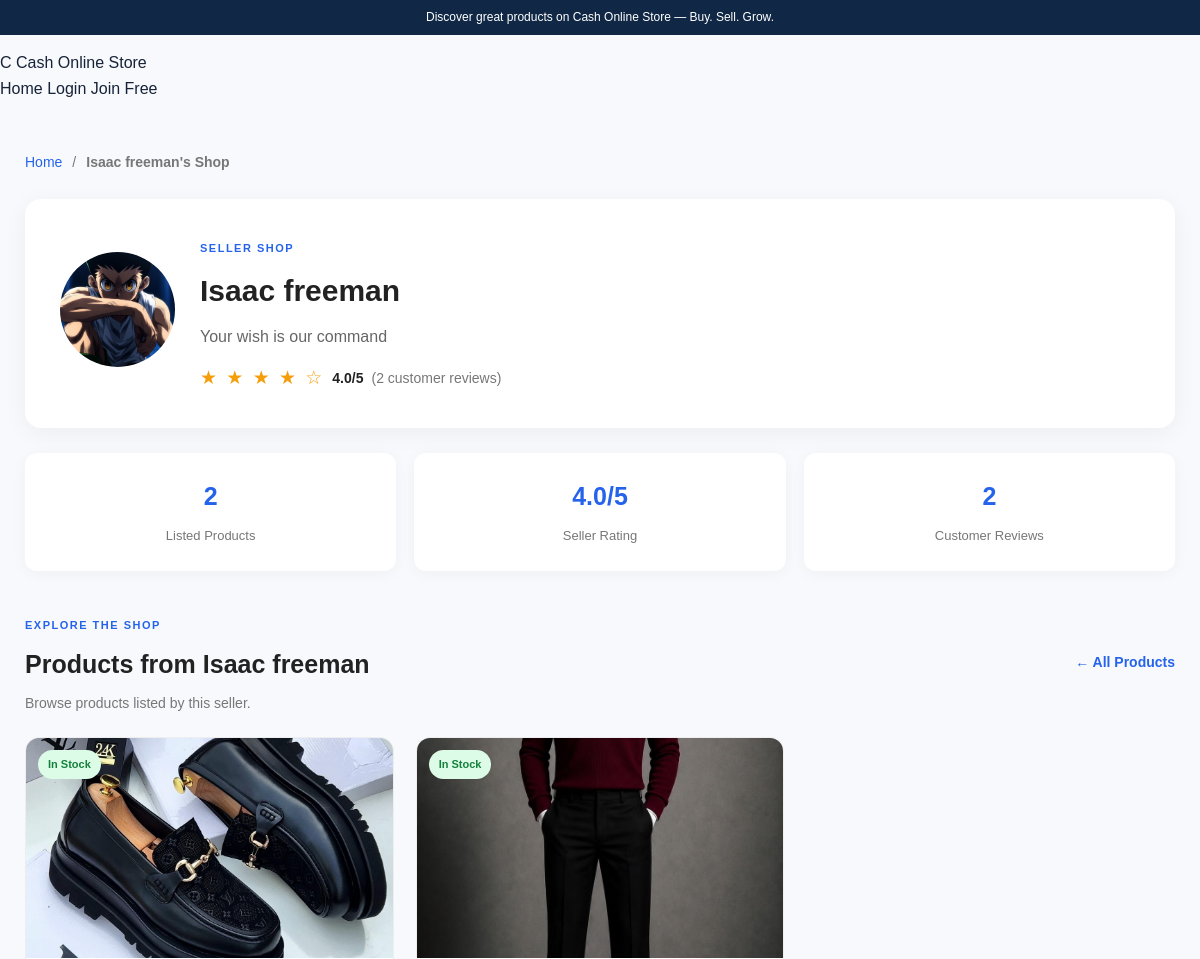
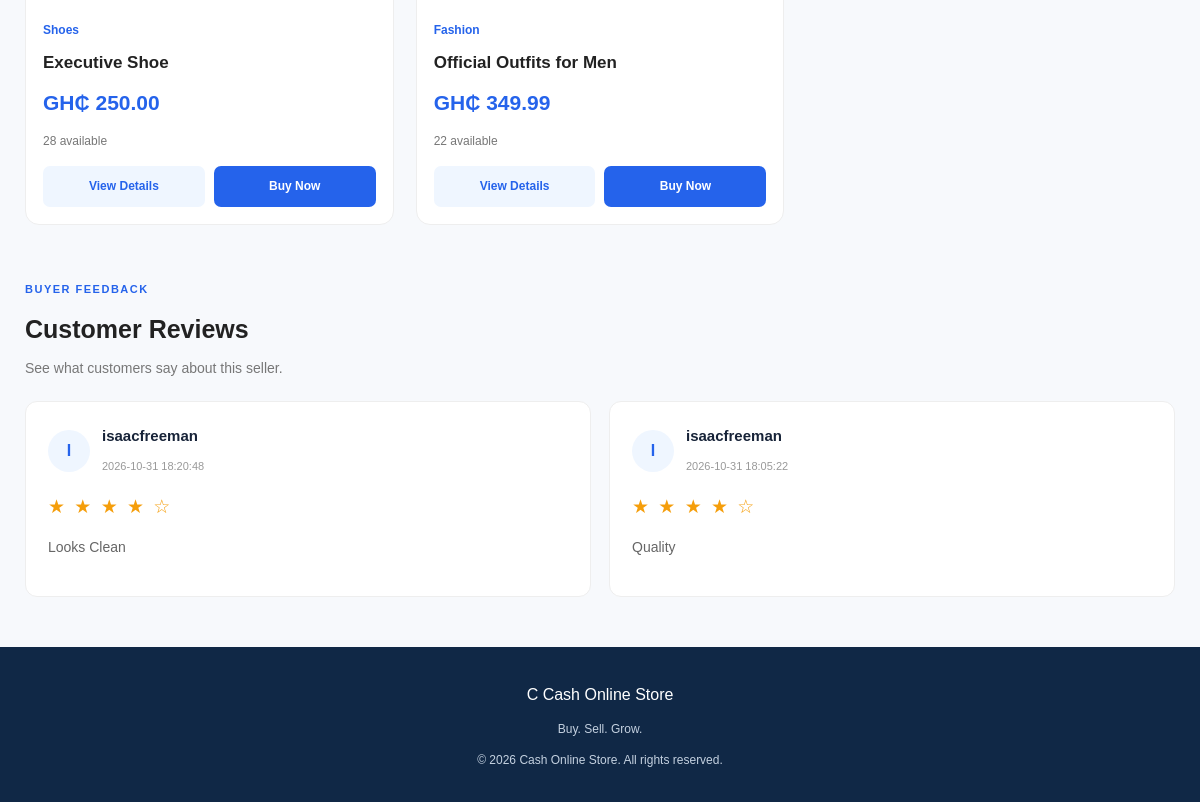
The page /seller/1 on the database as committed earlier (2 pictures, top to bottom).
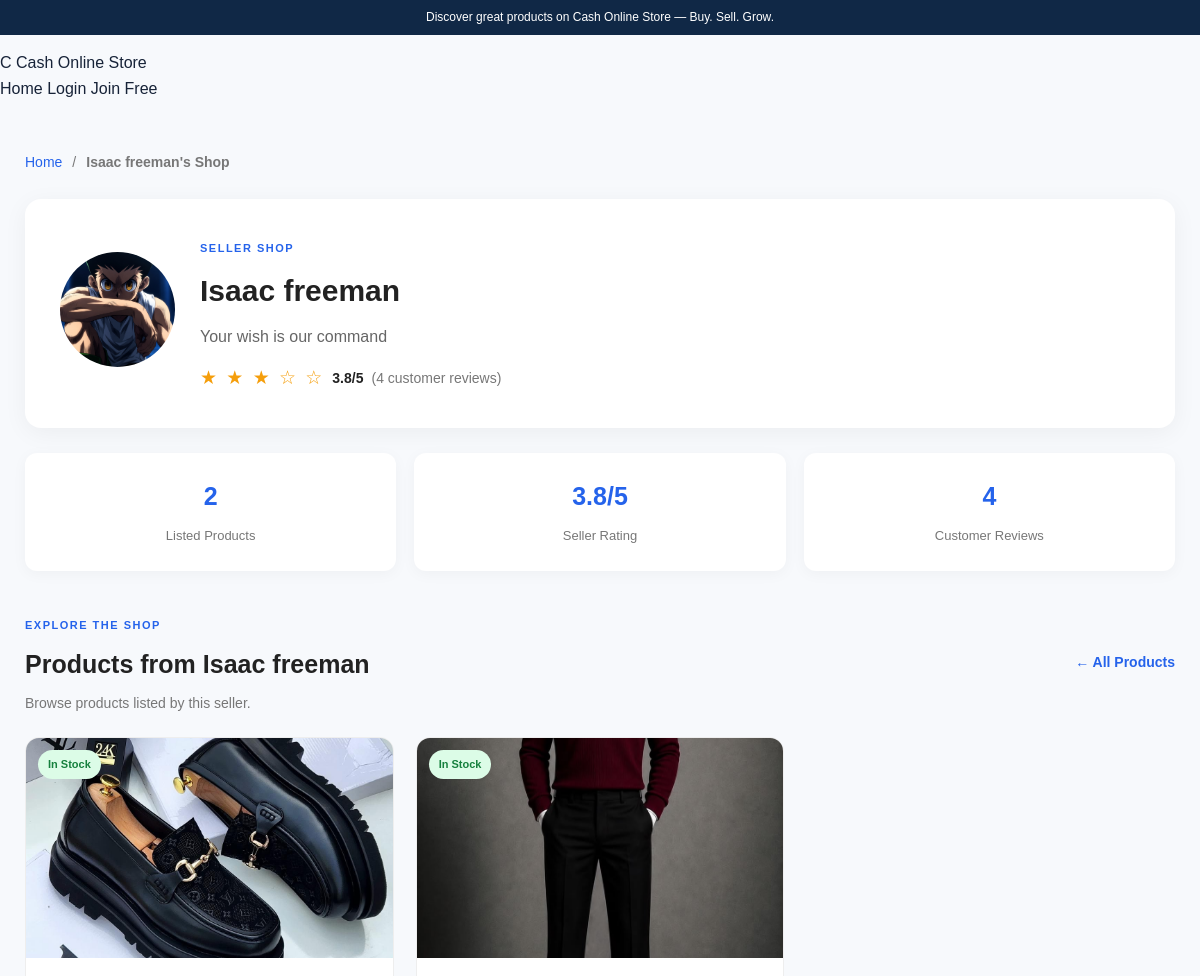
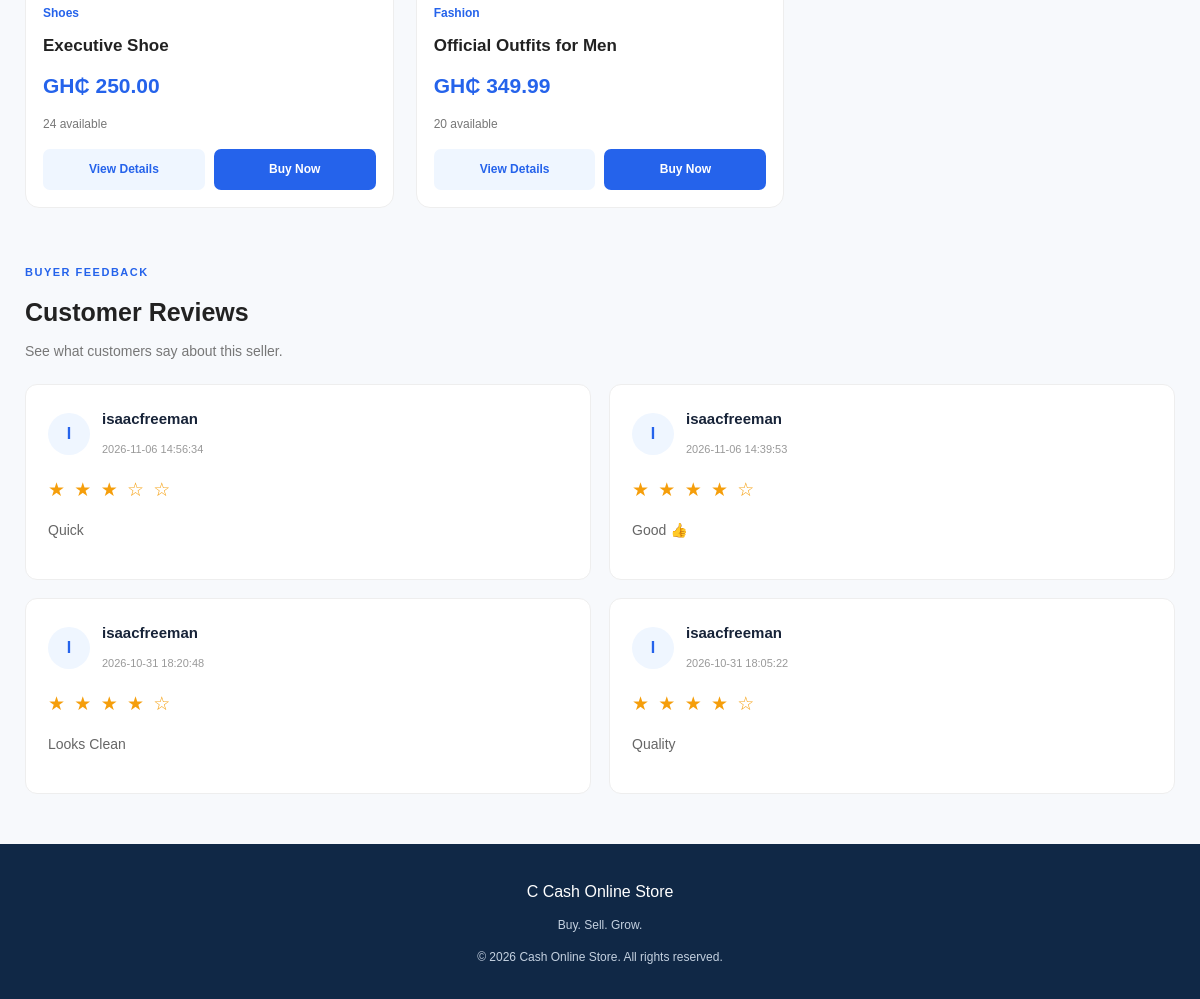
The same page on the database as committed later (2 pictures, top to bottom).
### tables this page shows
CREATE TABLE users (
            id INTEGER PRIMARY KEY AUTOINCREMENT,
            name TEXT NOT NULL,
            email TEXT NOT NULL UNIQUE,
            password_hash TEXT NOT NULL,
            role TEXT NOT NULL CHECK(role IN ('buyer', 'seller')),
            created_at TIMESTAMP DEFAULT CURRENT_TIMESTAMP
        , profile_image TEXT, shop_description TEXT);

CREATE TABLE products (
            id INTEGER PRIMARY KEY AUTOINCREMENT,
            seller_id INTEGER NOT NULL,
            name TEXT NOT NULL,
            category TEXT NOT NULL,
            price REAL NOT NULL CHECK(price >= 0),
            quantity INTEGER NOT NULL DEFAULT 1 CHECK(quantity >= 0),
            image TEXT,
            description TEXT,
            created_at TIMESTAMP DEFAULT CURRENT_TIMESTAMP, is_hidden INTEGER NOT NULL DEFAULT 0,
            FOREIGN KEY (seller_id) REFERENCES users(id)
        );

CREATE TABLE seller_reviews (
            id INTEGER PRIMARY KEY AUTOINCREMENT,
            order_id INTEGER NOT NULL UNIQUE,
            buyer_id INTEGER NOT NULL,
            seller_id INTEGER NOT NULL,
            rating INTEGER NOT NULL CHECK(rating BETWEEN 1 AND 5),
            comment TEXT,
            created_at TIMESTAMP DEFAULT CURRENT_TIMESTAMP,
            FOREIGN KEY (order_id) REFERENCES orders(id),
            FOREIGN KEY (buyer_id) REFERENCES users(id),
            FOREIGN KEY (seller_id) REFERENCES users(id)
        );

### app.py (the view)
@app.route("/seller/<int:seller_id>")
def seller_profile(seller_id):
    connection = get_db_connection()
    try:
        seller = connection.execute("""
            SELECT
                id,
                name,
                profile_image,
                shop_description,
                created_at
            FROM users
            WHERE id = ?
              AND role = 'seller'
        """, (seller_id,)).fetchone()
        if seller is None:
            abort(404)
        products = connection.execute("""
            SELECT
                p.*,
                (
                    SELECT AVG(sr.rating)
                    FROM seller_reviews AS sr
                    WHERE sr.seller_id = p.seller_id
                ) AS seller_average_rating,
                (
                    SELECT COUNT(sr.id)
                    FROM seller_reviews AS sr
                    WHERE sr.seller_id = p.seller_id
                ) AS seller_review_count
            FROM products AS p
            WHERE p.seller_id = ?
              AND p.quantity > 0
            ORDER BY p.created_at DESC, p.id DESC
        """, (seller_id,)).fetchall()
        rating = connection.execute("""
            SELECT
                AVG(rating) AS average_rating,
                COUNT(*) AS review_count
            FROM seller_reviews
            WHERE seller_id = ?
        """, (seller_id,)).fetchone()
        reviews = connection.execute("""
            SELECT
                sr.rating,
                sr.comment,
                sr.created_at,
                buyer.name AS buyer_name
            FROM seller_reviews AS sr
            JOIN users AS buyer
                ON buyer.id = sr.buyer_id
            WHERE sr.seller_id = ?
            ORDER BY sr.created_at DESC, sr.id DESC
        """, (seller_id,)).fetchall()
    finally:
        connection.close()
    return render_template(
        "seller_profile.html",
        seller=seller,
        products=products,
        average_rating=rating["average_rating"],
        review_count=rating["review_count"],
        reviews=reviews
    )

### app.py (called while the page is built, shortened)
def get_db_connection():
    connection = sqlite3.connect(DATABASE)
    connection.row_factory = sqlite3.Row
    return connection

@app.context_processor
def inject_unread_messages():
    unread_messages = 0
    return {
        "unread_messages": unread_messages
    }

### templates/seller_profile.html (shortened to what this page needs)
<!DOCTYPE html>
<html lang="en">
<head>
    <link rel="stylesheet"
          href="{{ url_for('static', filename='style.css') }}">
</head>
<body>
<div class="announcement-bar">
    Discover great products on Cash Online Store — Buy. Sell. Grow.
</div>
<header class="marketplace-navbar">
    <a class="market-logo" href="{{ url_for('home') }}">
        <span class="market-logo-icon">C</span>
        <span>Cash Online Store</span>
    </a>
    <nav class="market-nav-links">
        <a href="{{ url_for('home') }}">Home</a>
        {% if session.get('user_id') %}
            <span class="market-welcome">
                Welcome, {{ session.get('user_name') }}!
            </span>
            {% if session.get('user_role') == 'seller' %}
                <a href="{{ url_for('seller_dashboard') }}">Dashboard</a>
            {% endif %}
            <form method="POST" action="{{ url_for('logout') }}">
                <button type="submit" class="nav-logout">Logout</button>
            </form>
        {% else %}
            <a href="{{ url_for('login') }}">Login</a>
            <a href="{{ url_for('register') }}" class="nav-join">Join Free</a>
        {% endif %}
    </nav>
</header>
<main class="public-shop-page">
    <div class="shop-breadcrumb">
        <a href="{{ url_for('home') }}">Home</a>
        <span>/</span>
        <strong>{{ seller['name'] }}'s Shop</strong>
    </div>
    <section class="public-seller-header">
        <div class="public-seller-avatar">
            {% if seller['profile_image'] %}
                <img
                    src="{{ url_for('static', filename=seller['profile_image']) }}"
                    alt="{{ seller['name'] }} profile picture"
                >
            {% else %}
                <div class="public-seller-initial">
                    {{ seller['name'][0]|upper }}
                </div>
            {% endif %}
        </div>
        <div class="public-seller-info">
            <span class="public-shop-label">SELLER SHOP</span>
            <h1>{{ seller['name'] }}</h1>
            <p class="public-seller-description">
                {{ seller['shop_description'] or
                   'Welcome to my shop on Cash Online Store!' }}
            </p>
            <div class="public-seller-rating">
                {% if review_count > 0 %}
                    <span class="public-rating-stars">
                        {% for star in range(1, 6) %}
                            {% if star <=
                                (average_rating | round(0, 'floor') | int) %}
                                ★
                            {% else %}
                                ☆
                            {% endif %}
                        {% endfor %}
                    </span>
                    <strong>
                        {{ "%.1f"|format(average_rating) }}/5
                    </strong>
                    <span>
                        ({{ review_count }} customer reviews)
                    </span>
                {% else %}
                    <span>No customer ratings yet</span>
                {% endif %}
            </div>
        </div>
    </section>
    <section class="public-shop-stats">
        <div class="public-shop-stat">
            <strong>{{ products|length }}</strong>
            <span>Listed Products</span>
        </div>
        <div class="public-shop-stat">
            <strong>
                {% if review_count > 0 %}
                    {{ "%.1f"|format(average_rating) }}/5
                {% else %}
                    New
                {% endif %}
            </strong>
            <span>Seller Rating</span>
        </div>
        <div class="public-shop-stat">
            <strong>{{ review_count }}</strong>
            <span>Customer Reviews</span>
        </div>
    </section>
    <section class="public-shop-products">
        <div class="public-section-heading">
            <div>
                <span class="public-section-label">EXPLORE THE SHOP</span>
                <h2>Products from {{ seller['name'] }}</h2>
                <p>Browse products listed by this seller.</p>
            </div>
            <a href="{{ url_for('home') }}" class="shop-back-link">
                ← All Products
            </a>
        </div>
        {% if products %}
            <div class="public-shop-product-grid">
                {% for product in products %}
                    <article class="public-shop-product-card">
                        <a
                            class="public-shop-product-image"
                            href="{{ url_for('product_detail', product_id=product['id']) }}"
                        >
                            {% if product['image'] %}
                                <img
                                    src="{{ product['image'] }}"
                                    alt="{{ product['name'] }}"
                                    loading="lazy"
                                >
                            {% else %}
                                <div class="public-product-placeholder">
                                    <span>📦</span>
                                    <small>No image available</small>
                                </div>
                            {% endif %}
                            {% if product['quantity'] > 0 %}
                                <span class="public-product-status in-stock">
                                    In Stock
                                </span>
                            {% else %}
                                <span class="public-product-status out-stock">
                                    Sold Out
                                </span>
                            {% endif %}
                        </a>
                        <div class="public-shop-product-info">
                            <span class="public-product-category">
                                {{ product['category'] }}
                            </span>
                            <h3>
                                <a href="{{ url_for('product_detail', product_id=product['id']) }}">
                                    {{ product['name'] }}
                                </a>
                            </h3>
                            <div class="public-product-price">
                                GH₵ {{ "%.2f"|format(product['price']) }}
                            </div>
                            <p class="public-product-stock">
                                {% if product['quantity'] > 0 %}
                                    {{ product['quantity'] }} available
                                {% else %}
                                    Currently unavailable
                                {% endif %}
                            </p>
                            <div class="public-product-actions">
                                <a
                                    href="{{ url_for('product_detail', product_id=product['id']) }}"
                                    class="public-view-product"
                                >
                                    View Details
                                </a>
                                {% if product['quantity'] > 0 %}
                                    <a
                                        href="{{ url_for('buy_product', product_id=product['id']) }}"
                                        class="public-buy-product"
                                    >
                                        Buy Now
                                    </a>
                                {% endif %}
                            </div>
                        </div>
                    </article>
                {% endfor %}
            </div>
        {% endif %}
    </section>
    <section class="public-customer-reviews">
        <div class="public-section-heading">
            <div>
                <span class="public-section-label">BUYER FEEDBACK</span>
                <h2>Customer Reviews</h2>
                <p>See what customers say about this seller.</p>
            </div>
        </div>
        {% if reviews %}
            <div class="public-review-grid">
                {% for review in reviews %}
                    <article class="public-review-card">
                        <div class="public-review-top">
                            <div class="public-review-avatar">
                                {{ review['buyer_name'][0]|upper }}
                            </div>
                            <div>
                                <h3>{{ review['buyer_name'] }}</h3>
                                <small>{{ review['created_at'] }}</small>
                            </div>
                        </div>
                        <div class="public-review-stars">
                            {% for star in range(1, 6) %}
                                {% if star <= review['rating'] %}
                                    ★
                                {% else %}
                                    ☆
                                {% endif %}
                            {% endfor %}
                        </div>
                        <p class="public-review-comment">
                            {{ review['comment'] or
                               'This buyer left a rating without a comment.' }}
                        </p>
                    </article>
                {% endfor %}
            </div>
        {% else %}
            <div class="public-no-reviews">
                <span>⭐</span>
                <p>This seller has not received customer reviews yet.</p>
            </div>
        {% endif %}
    </section>
</main>
<footer class="market-footer">
    <a class="market-logo" href="{{ url_for('home') }}">
        <span class="market-logo-icon">C</span>
        <span>Cash Online Store</span>
    </a>
    <p>Buy. Sell. Grow.</p>
    <p>&copy; 2026 Cash Online Store. All rights reserved.</p>
</footer>
</body>
</html>

Rows that differ between the two databases and show on the page:
changed products "Executive Shoe": quantity "28" → "24"
changed products "Official Outfits for Men": quantity "22" → "20"
added seller_reviews: name "I", buyer_name "isaacfreeman", created_at "2026-11-06 14:56:34", rating 3 (drawn), comment "Quick"
added seller_reviews: name "I", buyer_name "isaacfreeman", created_at "2026-11-06 14:39:53", rating 4 (drawn), comment "Good 👍"
Other text that changed with them:
{{ "%.1f"|format(average_rating) }}: "4.0" → "3.8"
{{ review_count }}: "2" → "4"
